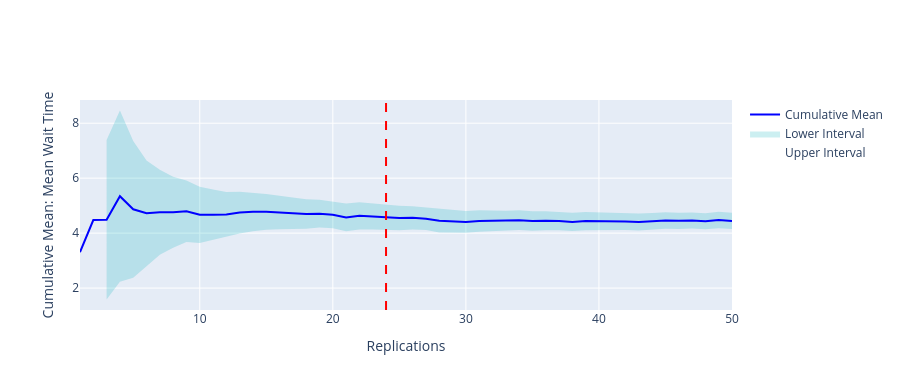

Source (notebook cell):
### Code cell
p = plotly_confidence_interval_method(
    n_reps=confint_results["mean_wait_time"][0],
    conf_ints=confint_results["mean_wait_time"][1],
    metric_name="Mean Wait Time")
p.update_layout(autosize=True, width=None, height=390)

### Figure 1 — Plotly figure (JSON) as saved in the notebook; plotly's stock layout.template omitted (floating-point values rounded to 4 significant figures)
{"data": [{"hoverinfo": "x+y+name+text", "line": {"width": 0}, "mode": "lines", "name": "Upper Interval", "text": ["Deviation: nan%", "Deviation: nan%", "Deviation: 64.69%", "Deviation: 58.33%", "Deviation: 51.15%", "Deviation: 40.64%", "Deviation: 32.49%", "Deviation: 27.18%", "Deviation: 23.27%", "Deviation: 21.9%", "Deviation: 19.49%", "Deviation: 17.56%", "Deviation: 16.07%", "Deviation: 14.72%", "Deviation: 13.61%", "Deviation: 12.76%", "Deviation: 12.04%", "Deviation: 11.45%", "Deviation: 10.77%", "Deviation: 10.44%", "Deviation: 11.04%", "Deviation: 10.71%", "Deviation: 10.31%", "Deviation: 9.98%", "Deviation: 9.71%", "Deviation: 9.3%", "Deviation: 9.12%", "Deviation: 9.54%", "Deviation: 9.23%", "Deviation: 9.07%", "Deviation: 8.81%", "Deviation: 8.51%", "Deviation: 8.24%", "Deviation: 8.03%", "Deviation: 7.96%", "Deviation: 7.73%", "Deviation: 7.57%", "Deviation: 7.55%", "Deviation: 7.43%", "Deviation: 7.24%", "Deviation: 7.17%", "Deviation: 7.0%", "Deviation: 6.94%", "Deviation: 6.83%", "Deviation: 6.77%", "Deviation: 6.65%", "Deviation: 6.5%", "Deviation: 6.49%", "Deviation: 6.62%", "Deviation: 6.69%"], "type": "scatter", "x": [1, 2, 3, 4, 5, 6, 7, 8, 9, 10, 11, 12, 13, 14, 15, 16, 17, 18, 19, 20, 21, 22, 23, 24, 25, 26, 27, 28, 29, 30, 31, 32, 33, 34, 35, 36, 37, 38, 39, 40, 41, 42, 43, 44, 45, 46, 47, 48, 49, 50], "y": [NaN, NaN, 7.393, 8.462, 7.357, 6.64, 6.307, 6.056, 5.913, 5.689, 5.583, 5.499, 5.509, 5.479, 5.425, 5.357, 5.295, 5.233, 5.215, 5.154, 5.074, 5.127, 5.083, 5.038, 4.993, 4.981, 4.937, 4.875, 4.849, 4.809, 4.831, 4.823, 4.811, 4.83, 4.795, 4.798, 4.774, 4.74, 4.768, 4.759, 4.731, 4.738, 4.711, 4.732, 4.762, 4.745, 4.747, 4.72, 4.775, 4.744]}, {"fill": "tonexty", "fillcolor": "rgba(0,176,185,0.2)", "hoverinfo": "x+y+name+text", "line": {"width": 0}, "mode": "lines", "name": "Lower Interval", "text": ["Deviation: nan%", "Deviation: nan%", "Deviation: 64.69%", "Deviation: 58.33%", "Deviation: 51.15%", "Deviation: 40.64%", "Deviation: 32.49%", "Deviation: 27.18%", "Deviation: 23.27%", "Deviation: 21.9%", "Deviation: 19.49%", "Deviation: 17.56%", "Deviation: 16.07%", "Deviation: 14.72%", "Deviation: 13.61%", "Deviation: 12.76%", "Deviation: 12.04%", "Deviation: 11.45%", "Deviation: 10.77%", "Deviation: 10.44%", "Deviation: 11.04%", "Deviation: 10.71%", "Deviation: 10.31%", "Deviation: 9.98%", "Deviation: 9.71%", "Deviation: 9.3%", "Deviation: 9.12%", "Deviation: 9.54%", "Deviation: 9.23%", "Deviation: 9.07%", "Deviation: 8.81%", "Deviation: 8.51%", "Deviation: 8.24%", "Deviation: 8.03%", "Deviation: 7.96%", "Deviation: 7.73%", "Deviation: 7.57%", "Deviation: 7.55%", "Deviation: 7.43%", "Deviation: 7.24%", "Deviation: 7.17%", "Deviation: 7.0%", "Deviation: 6.94%", "Deviation: 6.83%", "Deviation: 6.77%", "Deviation: 6.65%", "Deviation: 6.5%", "Deviation: 6.49%", "Deviation: 6.62%", "Deviation: 6.69%"], "type": "scatter", "x": [1, 2, 3, 4, 5, 6, 7, 8, 9, 10, 11, 12, 13, 14, 15, 16, 17, 18, 19, 20, 21, 22, 23, 24, 25, 26, 27, 28, 29, 30, 31, 32, 33, 34, 35, 36, 37, 38, 39, 40, 41, 42, 43, 44, 45, 46, 47, 48, 49, 50], "y": [NaN, NaN, 1.585, 2.227, 2.378, 2.803, 3.214, 3.468, 3.681, 3.645, 3.762, 3.857, 3.984, 4.073, 4.126, 4.144, 4.157, 4.157, 4.201, 4.18, 4.065, 4.135, 4.133, 4.123, 4.109, 4.134, 4.111, 4.026, 4.029, 4.01, 4.049, 4.066, 4.078, 4.112, 4.087, 4.11, 4.102, 4.074, 4.108, 4.117, 4.098, 4.118, 4.099, 4.127, 4.158, 4.154, 4.168, 4.145, 4.182, 4.149]}, {"hoverinfo": "x+y+name", "line": {"color": "blue", "width": 2}, "name": "Cumulative Mean", "type": "scatter", "x": [1, 2, 3, 4, 5, 6, 7, 8, 9, 10, 11, 12, 13, 14, 15, 16, 17, 18, 19, 20, 21, 22, 23, 24, 25, 26, 27, 28, 29, 30, 31, 32, 33, 34, 35, 36, 37, 38, 39, 40, 41, 42, 43, 44, 45, 46, 47, 48, 49, 50], "y": [3.306, 4.475, 4.489, 5.345, 4.867, 4.722, 4.76, 4.762, 4.797, 4.667, 4.672, 4.678, 4.746, 4.776, 4.776, 4.751, 4.726, 4.695, 4.708, 4.667, 4.57, 4.631, 4.608, 4.581, 4.551, 4.557, 4.524, 4.45, 4.439, 4.41, 4.44, 4.444, 4.445, 4.471, 4.441, 4.454, 4.438, 4.407, 4.438, 4.438, 4.414, 4.428, 4.405, 4.43, 4.46, 4.449, 4.458, 4.433, 4.479, 4.446]}], "layout": {"autosize": true, "height": 390, "hovermode": "x unified", "shapes": [{"line": {"color": "red", "dash": "dash"}, "type": "line", "x0": 24, "x1": 24, "y0": 0, "y1": 1, "yref": "paper"}], "showlegend": true, "xaxis": {"title": {"text": "Replications"}}, "yaxis": {"title": {"text": "Cumulative Mean: Mean Wait Time"}}}}
